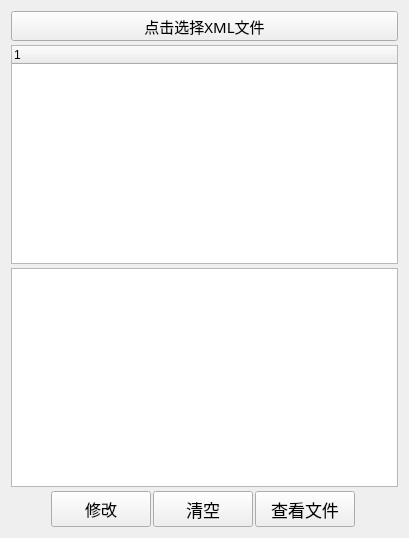
<?xml version="1.0" encoding="UTF-8"?>
<ui version="4.0">
 <class>EditMultiXML</class>
 <widget class="QWidget" name="EditMultiXML">
  <property name="geometry">
   <rect>
    <x>0</x>
    <y>0</y>
    <width>409</width>
    <height>538</height>
   </rect>
  </property>
  <property name="windowTitle">
   <string>Form</string>
  </property>
  <layout class="QGridLayout" name="gridLayout_2">
   <item row="0" column="0">
    <layout class="QVBoxLayout" name="verticalLayout">
     <property name="spacing">
      <number>4</number>
     </property>
     <item>
      <widget class="QPushButton" name="pushButton">
       <property name="minimumSize">
        <size>
         <width>0</width>
         <height>30</height>
        </size>
       </property>
       <property name="maximumSize">
        <size>
         <width>16777215</width>
         <height>30</height>
        </size>
       </property>
       <property name="font">
        <font>
         <family>微软雅黑</family>
         <pointsize>11</pointsize>
         <weight>50</weight>
         <bold>false</bold>
        </font>
       </property>
       <property name="text">
        <string>点击选择XML文件</string>
       </property>
      </widget>
     </item>
     <item>
      <widget class="QTreeWidget" name="xmlTreeWidget">
       <column>
        <property name="text">
         <string notr="true">1</string>
        </property>
       </column>
      </widget>
     </item>
     <item>
      <widget class="QTableWidget" name="tableWidget"/>
     </item>
     <item>
      <layout class="QHBoxLayout" name="horizontalLayout">
       <property name="spacing">
        <number>2</number>
       </property>
       <property name="leftMargin">
        <number>40</number>
       </property>
       <property name="topMargin">
        <number>0</number>
       </property>
       <property name="rightMargin">
        <number>40</number>
       </property>
       <item>
        <widget class="QPushButton" name="editBtn">
         <property name="sizePolicy">
          <sizepolicy hsizetype="Fixed" vsizetype="Fixed">
           <horstretch>0</horstretch>
           <verstretch>0</verstretch>
          </sizepolicy>
         </property>
         <property name="minimumSize">
          <size>
           <width>100</width>
           <height>36</height>
          </size>
         </property>
         <property name="maximumSize">
          <size>
           <width>100</width>
           <height>36</height>
          </size>
         </property>
         <property name="font">
          <font>
           <family>微软雅黑</family>
           <pointsize>12</pointsize>
          </font>
         </property>
         <property name="text">
          <string>修改</string>
         </property>
         <property name="iconSize">
          <size>
           <width>125</width>
           <height>36</height>
          </size>
         </property>
        </widget>
       </item>
       <item>
        <widget class="QPushButton" name="clearBtn">
         <property name="minimumSize">
          <size>
           <width>100</width>
           <height>36</height>
          </size>
         </property>
         <property name="maximumSize">
          <size>
           <width>100</width>
           <height>36</height>
          </size>
         </property>
         <property name="font">
          <font>
           <family>微软雅黑</family>
           <pointsize>13</pointsize>
          </font>
         </property>
         <property name="text">
          <string>清空</string>
         </property>
        </widget>
       </item>
       <item>
        <widget class="QPushButton" name="detailBtn">
         <property name="sizePolicy">
          <sizepolicy hsizetype="Fixed" vsizetype="Fixed">
           <horstretch>0</horstretch>
           <verstretch>0</verstretch>
          </sizepolicy>
         </property>
         <property name="minimumSize">
          <size>
           <width>100</width>
           <height>36</height>
          </size>
         </property>
         <property name="maximumSize">
          <size>
           <width>100</width>
           <height>36</height>
          </size>
         </property>
         <property name="font">
          <font>
           <family>微软雅黑</family>
           <pointsize>13</pointsize>
          </font>
         </property>
         <property name="text">
          <string>查看文件</string>
         </property>
         <property name="iconSize">
          <size>
           <width>125</width>
           <height>36</height>
          </size>
         </property>
        </widget>
       </item>
      </layout>
     </item>
    </layout>
   </item>
  </layout>
 </widget>
 <resources/>
 <connections/>
</ui>
